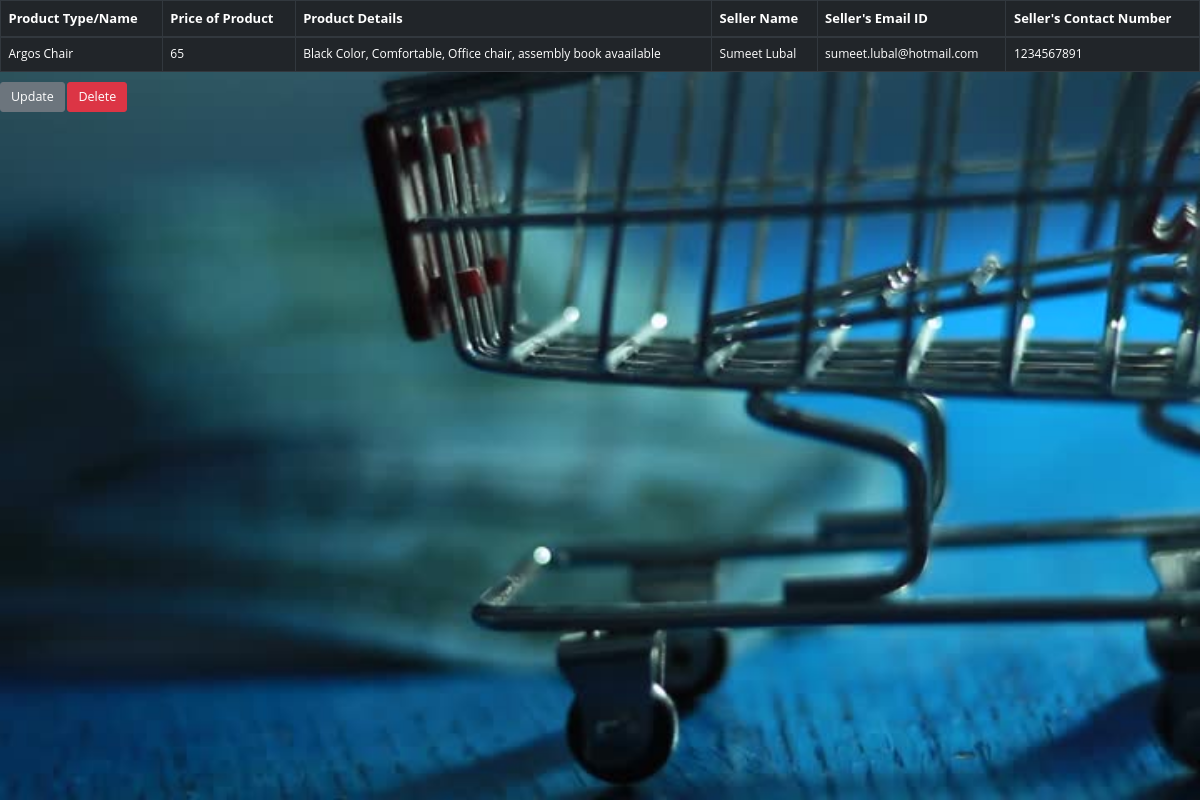
The app's page /show_all/4, older data.
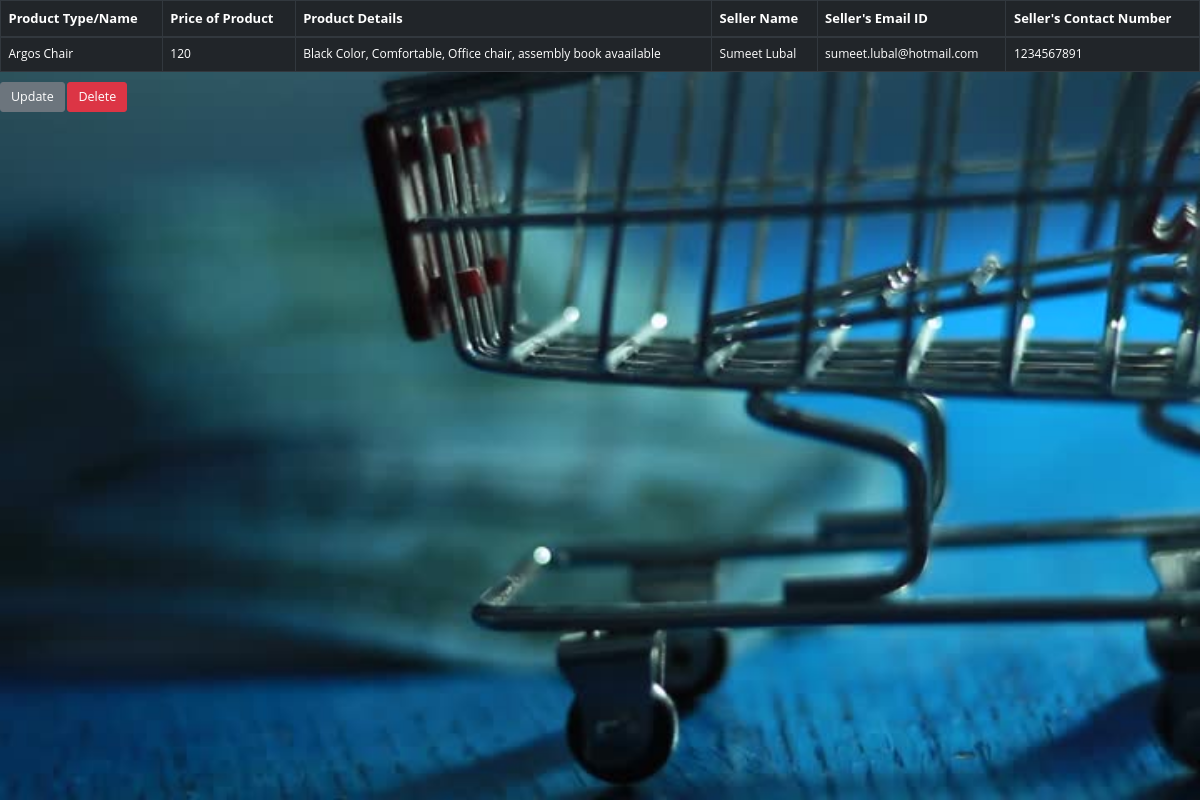
The same page, newer data.
### login.py (models this page shows)
class Product(db.Model):
    id= db.Column(db.Integer, primary_key=True)
    Product_name = db.Column(db.String(20),nullable=False)
    Product_price = db.Column(db.Integer, nullable= False)
    Prod_spec = db.Column(db.Text, nullable=False)
    seller_name = db.Column(db.String(20), nullable =False)
    User_email = db.Column(db.String(120),  nullable=False)
    contact_num= db.Column(db.Integer, nullable=False)
    person_id = db.Column(db.Integer, db.ForeignKey('add_user.id'))

### login.py (the view)
@app.route("/show_all/<int:product_id>")
def idv_prod(product_id):
    product = Product.query.get_or_404(product_id)
    return render_template('prod.html', product = product)

### templates/prod.html (shortened to what this page needs)
<!DOCTYPE html>
<html lang="en">
<head>
    <link rel="stylesheet" type="text/css" href="{{ url_for('static',filename ='style.css') }}">
    <link rel="stylesheet" href="https://maxcdn.bootstrapcdn.com/bootstrap/4.0.0/css/bootstrap.min.css"
>
</head>
<body>
    <div class="cont">
            <table class="table table-bordered table-dark">
                <tbody>
                <thead class="thead-dark">
                    <tr>
                        <th id="prod_name">Product Type/Name</th>
                        <th id="prod_price">Price of Product</th>
                        <th id="prod_spec">Product Details</th>
                        <th id="seller_name">Seller Name</th>
                        <th id="seller_emailID">Seller's Email ID</th>
                        <th id="seller_contactNum">Seller's Contact Number</th>
                    </tr>
                </thead>
                <tr>
                    <td>{{ product.Product_name}}</td>
                    <td>{{ product.Product_price}}</td>
                    <td>{{ product.Prod_spec}}</td>
                    <td>{{ product.seller_name}}</td>
                    <td>{{ product.User_email }}</td>
                    <td>{{ product.contact_num }}</td>
                </tr>
        </tbody>
        </table>
        <div>
        <a class="btn btn-secondary  btn-lg" href="{{ url_for('update_prod', product_id= product.id) }}">Update</a>
            <a class="btn btn-danger btn-lg " href="{{ url_for('delete_prod', product_id= product.id) }}"
                onclick="myFunction()">Delete</a>
        </div>
    </div>
</body>
</html>

Row changes from the older to the newer data that the page shows:
changed Product "Argos Chair": Product_price "65" → "120"
